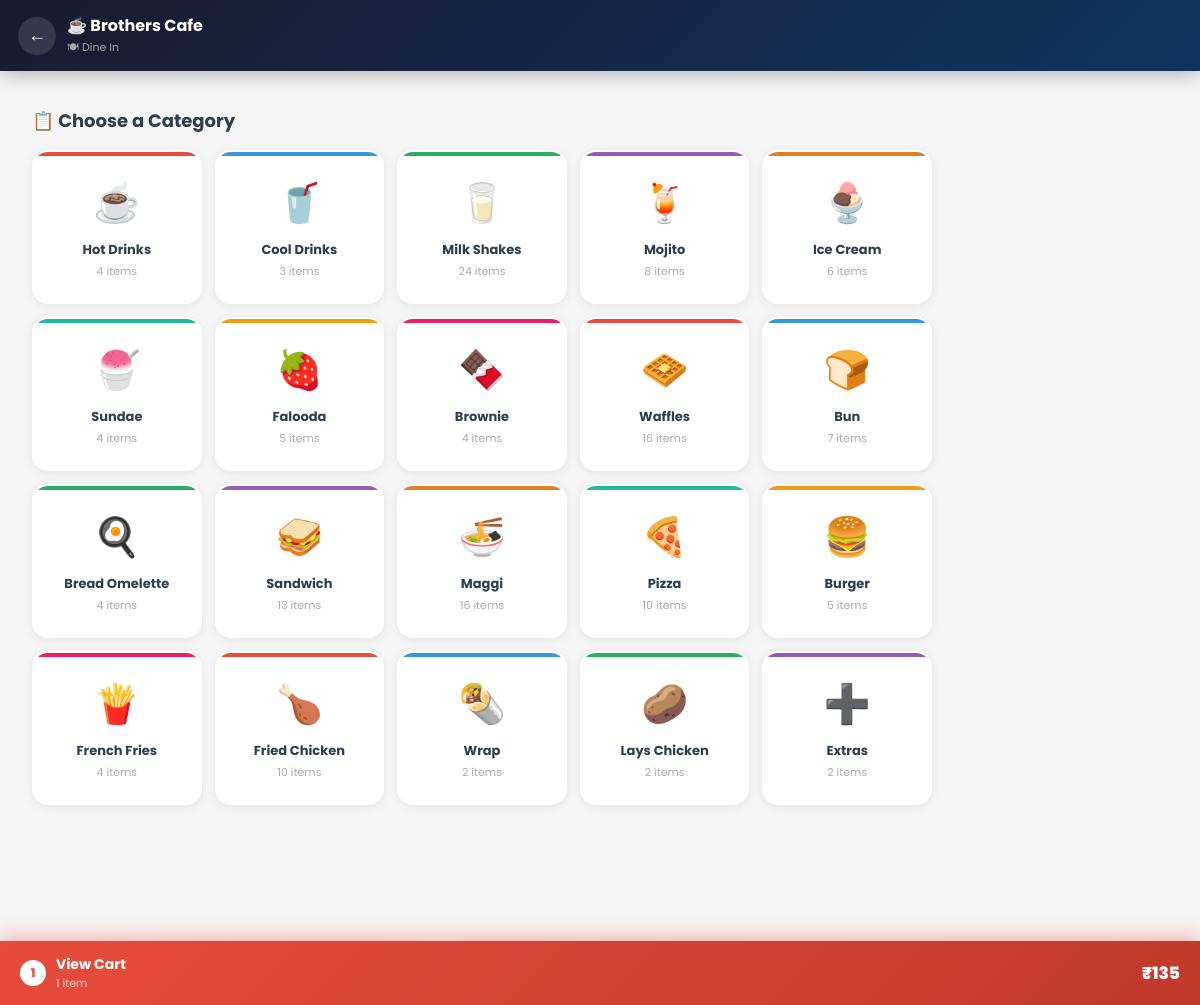
The page /order/1/reorder-menu/ on the database its author committed.
### restaurant/models.py (models this page shows, shortened)
class Category(models.Model):
    name = models.CharField(max_length=100)
    description = models.TextField(blank=True)
    icon = models.CharField(max_length=50, blank=True, help_text="Emoji icon e.g. 🍕")
    image = models.ImageField(upload_to='category_images/', blank=True, null=True, help_text='Category banner image shown on menu page')
    order = models.PositiveIntegerField(default=0)
    is_active = models.BooleanField(default=True)
    class Meta:
        ordering = ['order', 'name']
        verbose_name_plural = "Categories"

### restaurant/views.py (the view)
# urls.py: path('order/<int:order_id>/reorder-menu/', views.reorder_menu, name='reorder_menu'),
@ensure_csrf_cookie
def reorder_menu(request, order_id):
    order = get_object_or_404(Order, id=order_id)
    categories = Category.objects.filter(is_active=True).prefetch_related('items')
    discounts = Discount.objects.filter(is_active=True)
    shop = get_shop()
    import json as _json
    prefill = {str(item.menu_item.id): {'name': item.menu_item.name, 'price': float(item.unit_price), 'qty': item.quantity}
               for item in order.items.all()}
    return render(request, 'restaurant/menu.html', {
        'table': order.table,
        'categories': categories,
        'discounts': discounts,
        'shop': shop,
        'cart': _json.dumps(prefill),
        'cart_count': sum(v['qty'] for v in prefill.values()),
        'reorder_for': order,
        'is_reorder': True,
    })

### restaurant/views.py (called while the page is built)
def get_shop():
    return ShopSettings.objects.first()

### brothers_cafe/restaurant/templates/restaurant/menu.html (shortened to what this page needs)
{% extends 'restaurant/base.html' %}
{% block content %}
<header>
  <div class="hdr-left">
    <button class="back-btn" onclick="onBack()">&#x2190;</button>
    <div>
      <div class="hdr-title">&#x2615; Brothers Cafe</div>
      <div class="hdr-sub" id="hdrSub">{% if reorder_order %}&#x2795; Adding extra items{% elif is_takeaway %}&#x1F6CD; Takeaway{% else %}&#x1F37D; Dine In{% endif %}</div>
    </div>
  </div>
</header>
<div class="step-page active" id="step-cats">
  <div style="padding:18px 16px 100px">
    <div class="pg-title">&#x1F4CB; Choose a Category</div>
    <div class="cat-grid">
      {% for cat in categories %}{% if cat.items.count > 0 %}
      <div class="cat-card" onclick="selectCat('{{ cat.id }}','{{ cat.name|escapejs }}','{{ cat.icon|default:'🍽️'|escapejs }}')"
           style="--c:{% cycle '#e74c3c' '#3498db' '#27ae60' '#9b59b6' '#e67e22' '#1abc9c' '#f39c12' '#e91e63' %}">
        <span class="cat-icon">{{ cat.icon|default:"&#x1F37D;" }}</span>
        <div class="cat-name">{{ cat.name }}</div>
        <div class="cat-count">{{ cat.items.count }} items</div>
      </div>
      {% endif %}{% endfor %}
    </div>
  </div>
</div>
  <div class="cats-cart-bar" id="catsCartBar" onclick="goToCart()">
    <div class="cb-left">
      <div class="cb-badge" id="ccbCount">0</div>
      <div><div class="cb-label" id="ccbLabel">View Cart</div><div class="cb-sub" id="ccbSub">0 items</div></div>
    </div>
    <div class="cb-total" id="ccbTotal">&#x20B9;0</div>
  </div>
{% endblock %}

### brothers_cafe/restaurant/templates/restaurant/base.html (shortened to what this page needs)
<!DOCTYPE html>
<html lang="en">
<head>
    <link rel="stylesheet" href="https://cdnjs.cloudflare.com/ajax/libs/font-awesome/6.4.0/css/all.min.css">
</head>
<body>
{% block content %}{% endblock %}
</body>
</html>

### brothers_cafe/restaurant/templates/restaurant/base.html (style rules this page uses)
* { margin: 0; padding: 0; box-sizing: border-box; }
body { font-family: 'Poppins', sans-serif; background: #f8f9fa; color: #333; }
:root { --primary: #e74c3c; --primary-dark: #c0392b; --secondary: #2c3e50; --accent: #f39c12; --success: #27ae60; --light: #ecf0f1; --dark: #1a1a2e; }

### brothers_cafe/restaurant/templates/restaurant/menu.html (style rules this page uses)
* { box-sizing:border-box }
body { background:#f5f5f5;font-family:'Poppins',sans-serif;margin:0 }
header { background:linear-gradient(135deg,#1a1a2e,#0f3460);color:white;padding:13px 18px;display:flex;align-items:center;justify-content:space-between;position:sticky;top:0;z-index:100;box-shadow:0 2px 20px rgba(0,0,0,0.3); }
.hdr-left { display:flex;align-items:center;gap:11px }
.back-btn { background:rgba(255,255,255,0.12);border:none;color:white;width:38px;height:38px;border-radius:50%;cursor:pointer;font-size:18px;display:flex;align-items:center;justify-content:center;flex-shrink:0; }
.hdr-title { font-size:16px;font-weight:700 }
.hdr-sub { font-size:11px;opacity:0.6;margin-top:1px }
.step-page { display:none;min-height:calc(100vh - 64px);padding-bottom:90px }
.step-page.active { display:block }
#step-cats { padding:18px 16px 100px }
.pg-title { font-size:18px;font-weight:700;color:#2c3e50;margin-bottom:16px }
.cat-grid { display:grid;grid-template-columns:repeat(auto-fill,minmax(140px,1fr));gap:13px;max-width:900px }
.cat-card { background:white;border-radius:16px;padding:22px 14px;text-align:center;cursor:pointer;transition:.22s;box-shadow:0 2px 10px rgba(0,0,0,.07);border:2px solid transparent;position:relative;overflow:hidden; }
.cat-card::before { content:'';position:absolute;top:0;left:0;right:0;height:4px;background:var(--c,#e74c3c) }
.cat-icon { font-size:38px;margin-bottom:9px;display:block }
.cat-name { font-size:13px;font-weight:700;color:#2c3e50;margin-bottom:3px }
.cat-count { font-size:11px;color:#aaa }
.cats-cart-bar { position:fixed;bottom:0;left:0;right:0;z-index:150;background:linear-gradient(135deg,#e74c3c,#c0392b);padding:13px 20px;display:none;align-items:center;justify-content:space-between;box-shadow:0 -4px 20px rgba(231,76,60,.4);cursor:pointer; }
.cats-cart-bar.on { display:flex }
.cb-left { display:flex;align-items:center;gap:10px }
.cb-badge { background:white;color:#e74c3c;border-radius:50%;width:26px;height:26px;display:flex;align-items:center;justify-content:center;font-size:12px;font-weight:800; }
.cb-label { color:white;font-weight:700;font-size:14px }
.cb-sub { color:rgba(255,255,255,.75);font-size:11px }
.cb-total { color:white;font-weight:800;font-size:17px }

### rows shown on the page
Category: icon "☕", name "Hot Drinks", items.count "4"
Category: icon "🥤", name "Cool Drinks", items.count "3"
Category: icon "🥛", name "Milk Shakes", items.count "24"
Category: icon "🍹", name "Mojito", items.count "8"
Category: icon "🍨", name "Ice Cream", items.count "6"
Category: icon "🍧", name "Sundae", items.count "4"
Category: icon "🍓", name "Falooda", items.count "5"
Category: icon "🍫", name "Brownie", items.count "4"
Category: icon "🧇", name "Waffles", items.count "16"
Category: icon "🍞", name "Bun", items.count "7"
Category: icon "🍳", name "Bread Omelette", items.count "4"
Category: icon "🥪", name "Sandwich", items.count "13"
Category: icon "🍜", name "Maggi", items.count "16"
Category: icon "🍕", name "Pizza", items.count "10"
Category: icon "🍔", name "Burger", items.count "5"
Category: icon "🍟", name "French Fries", items.count "4"
Category: icon "🍗", name "Fried Chicken", items.count "10"
Category: icon "🌯", name "Wrap", items.count "2"
Category: icon "🥔", name "Lays Chicken", items.count "2"
Category: icon "➕", name "Extras", items.count "2"
